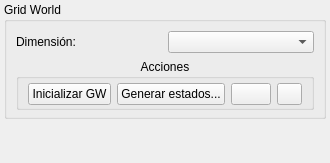
  <widget class="QDockWidget" name="dwGridWorld">
   <property name="features">
    <set>QDockWidget::DockWidgetFloatable|QDockWidget::DockWidgetMovable</set>
   </property>
   <property name="windowTitle">
    <string>Grid World</string>
   </property>
   <attribute name="dockWidgetArea">
    <number>1</number>
   </attribute>
   <widget class="QWidget" name="dockWidgetContents_5">
    <layout class="QGridLayout" name="gridLayout_32">
     <property name="leftMargin">
      <number>4</number>
     </property>
     <property name="topMargin">
      <number>2</number>
     </property>
     <property name="rightMargin">
      <number>4</number>
     </property>
     <property name="bottomMargin">
      <number>4</number>
     </property>
     <item row="0" column="0">
      <widget class="QGroupBox" name="gbGridWorld">
       <property name="title">
        <string>Grid World</string>
       </property>
       <layout class="QGridLayout" name="gridLayout_29">
        <property name="bottomMargin">
         <number>6</number>
        </property>
        <item row="1" column="0">
         <widget class="QGroupBox" name="groupBox_8">
          <property name="title">
           <string>Acciones</string>
          </property>
          <property name="alignment">
           <set>Qt::AlignHCenter|Qt::AlignTop</set>
          </property>
          <property name="flat">
           <bool>true</bool>
          </property>
          <layout class="QGridLayout" name="gridLayout_30">
           <property name="topMargin">
            <number>4</number>
           </property>
           <property name="bottomMargin">
            <number>2</number>
           </property>
           <item row="0" column="0">
            <layout class="QGridLayout" name="gridLayout_31">
             <item row="0" column="0">
              <widget class="QPushButton" name="btnInicializarGW">
               <property name="maximumSize">
                <size>
                 <width>90</width>
                 <height>22</height>
                </size>
               </property>
               <property name="toolTip">
                <string>&lt;html&gt;&lt;head/&gt;&lt;body&gt;&lt;p&gt;Establece todos los estados del Grid World al tipo de estado por defecto manteniendo la dimensión seleccionada.&lt;/p&gt;&lt;/body&gt;&lt;/html&gt;</string>
               </property>
               <property name="locale">
                <locale language="Spanish" country="Argentina"/>
               </property>
               <property name="text">
                <string>Inicializar GW</string>
               </property>
              </widget>
             </item>
             <item row="0" column="1">
              <widget class="QPushButton" name="btnGWGenerarEstados">
               <property name="maximumSize">
                <size>
                 <width>16777215</width>
                 <height>22</height>
                </size>
               </property>
               <property name="locale">
                <locale language="Spanish" country="Argentina"/>
               </property>
               <property name="text">
                <string>Generar estados...</string>
               </property>
              </widget>
             </item>
             <item row="0" column="3">
              <widget class="QToolButton" name="btnGWOpciones">
               <property name="minimumSize">
                <size>
                 <width>25</width>
                 <height>0</height>
                </size>
               </property>
               <property name="maximumSize">
                <size>
                 <width>16777215</width>
                 <height>22</height>
                </size>
               </property>
               <property name="toolTip">
                <string>Configurar Grid World.</string>
               </property>
               <property name="locale">
                <locale language="Spanish" country="Argentina"/>
               </property>
               <property name="text">
                <string/>
               </property>
               <property name="icon">
                <iconset resource="recursos.qrc">
                 <normaloff>:/iconos/Configurar.png</normaloff>:/iconos/Configurar.png</iconset>
               </property>
              </widget>
             </item>
             <item row="0" column="2">
              <widget class="QPushButton" name="btnGenEstRndRapida">
               <property name="sizePolicy">
                <sizepolicy hsizetype="Fixed" vsizetype="Fixed">
                 <horstretch>0</horstretch>
                 <verstretch>0</verstretch>
                </sizepolicy>
               </property>
               <property name="minimumSize">
                <size>
                 <width>25</width>
                 <height>0</height>
                </size>
               </property>
               <property name="maximumSize">
                <size>
                 <width>16777215</width>
                 <height>22</height>
                </size>
               </property>
               <property name="toolTip">
                <string>Generar estados y dimensión aleatorios.</string>
               </property>
               <property name="text">
                <string/>
               </property>
               <property name="icon">
                <iconset resource="recursos.qrc">
                 <normaloff>:/iconos/Random.png</normaloff>:/iconos/Random.png</iconset>
               </property>
              </widget>
             </item>
            </layout>
           </item>
          </layout>
         </widget>
        </item>
        <item row="0" column="0">
         <layout class="QHBoxLayout" name="horizontalLayout_9">
          <item>
           <widget class="QLabel" name="label_18">
            <property name="text">
             <string>Dimensión:</string>
            </property>
           </widget>
          </item>
          <item>
           <widget class="QComboBox" name="cbGWDimension"/>
          </item>
         </layout>
        </item>
       </layout>
      </widget>
     </item>
     <item row="1" column="0">
      <spacer name="verticalSpacer_7">
       <property name="orientation">
        <enum>Qt::Vertical</enum>
       </property>
       <property name="sizeHint" stdset="0">
        <size>
         <width>20</width>
         <height>40</height>
        </size>
       </property>
      </spacer>
     </item>
    </layout>
   </widget>
  </widget>
